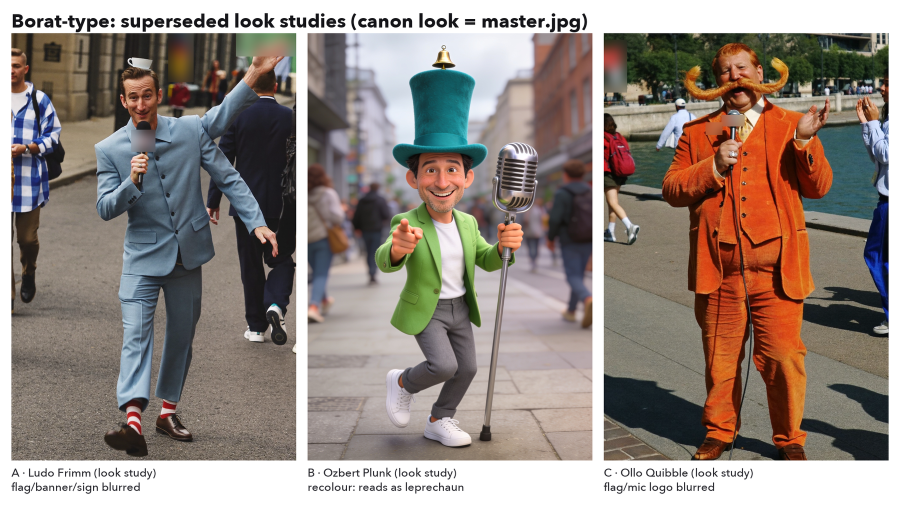
#> input picture assets/characters/borat-type/options.png, 1800 x 1014 px, given in place of avatar.png, which was not available (shown at 1/2 size)
$ python build_specs.py
#> lines starting #> are read from the running program, lines starting #| are printed output that depends on the picture; after the words box and inside, x2 and y2 are one past the last pixel; in counts of white or black regions, pixels touching at a corner belong together; pictures that were not available may be replaced by others from this repository, and a replacement may not be noted
"""Build assets/characters/<slug>/spec.png: one-page character spec sheets (white, phone-legible, 1080 wide).

Run from the repo root: ``uv run python assets/characters/build_specs.py``. It reads the reduced copies next to it
(<slug>/turnaround.jpg, expressions.jpg, master.jpg, closeup.jpg, avatar.png); replace those files and re-run to refresh a spec.
The text mirrors characters/<slug>/bible.md (the bible wins if they differ). macOS system fonts (Didot, Avenir Next).
"""

from __future__ import annotations

from pathlib import Path

from PIL import Image, ImageDraw, ImageFont

HERE = Path(__file__).resolve().parent
W, M = 1080, 48
CW = W - 2 * M
DIDOT = "/System/Library/Fonts/Supplemental/Didot.ttc"
AVENIR = "/System/Library/Fonts/Avenir Next.ttc"
INK, GREY, RULE = (24, 24, 28), (92, 92, 100), (226, 226, 230)


def avenir(size: int, face: str = "regular") -> ImageFont.FreeTypeFont:
    index = {"bold": 0, "demi": 2, "medium": 5, "regular": 7, "heavy": 8}[face]
    return ImageFont.truetype(AVENIR, size, index=index)


def hex_rgb(h: str) -> tuple[int, int, int]:
    h = h.lstrip("#")
    return tuple(int(h[i : i + 2], 16) for i in (0, 2, 4))  # type: ignore[return-value]


class Page:
    def __init__(self, accent: str) -> None:
#> called with accent = '#16213B'
        self.img = Image.new("RGB", (W, 9000), "white")
#> self.img: PIL image 1080x9000 RGB; every value is 255
        self.d = ImageDraw.Draw(self.img)
        self.y = 0
        self.accent = hex_rgb(accent)

    # -- text ---------------------------------------------------------------------------------------------------
    def runs(self, runs: list[tuple[str, str]], size: int = 30, x0: int = M, width: int = CW, indent: int = 0,
             color=INK, gap: int = 10) -> None:
        """Wrap (text, face) runs inside ``width``; ``indent`` is the hanging indent of the following lines."""
        words: list[tuple[str, ImageFont.FreeTypeFont]] = []
        for text, face in runs:
            fnt = avenir(size, face)
            for i, w in enumerate(text.split(" ")):
                if w:
                    words.append((w, fnt))
        line_h = int(size * 1.32)
        x, first = x0, True
        space = avenir(size).getlength(" ")
        for w, fnt in words:
            wl = fnt.getlength(w)
            limit = x0 + width
            if x + wl > limit and x > x0 + (0 if first else indent):
                self.y += line_h
                x, first = x0 + indent, False
            self.d.text((x, self.y), w, font=fnt, fill=color)
            x += wl + space
        self.y += line_h + gap

    def bullets(self, items: list, size: int = 30) -> None:
        for it in items:
            runs = it if isinstance(it, list) else [(it, "regular")]
            self.d.ellipse((M + 4, self.y + size * 0.5, M + 14, self.y + size * 0.5 + 10), fill=self.accent)
            self.runs(runs, size=size, x0=M + 30, width=CW - 30, gap=6)
        self.y += 6

    def heading(self, text: str, note: str = "") -> None:
        self.y += 18
        self.d.line((M, self.y, W - M, self.y), fill=RULE, width=2)
        self.y += 16
        fnt = avenir(25, "demi")
        x = M
        for ch in text.upper():
            self.d.text((x, self.y), ch, font=fnt, fill=self.accent)
            x += fnt.getlength(ch) + 2.5
        if note:
            self.d.text((x + 12, self.y + 2), note, font=avenir(22, "medium"), fill=GREY)
        self.y += 44

    # -- images -------------------------------------------------------------------------------------------------
    def image(self, path: Path, caption: str, width: int = CW, x: int = M) -> None:
        im = Image.open(path).convert("RGB")
        h = int(im.height * width / im.width)
        self.img.paste(im.resize((width, h), Image.LANCZOS), (x, self.y))
        self.y += h + 10
        self.runs([(caption, "medium")], size=23, color=GREY, gap=14)

    def finish(self, path: Path) -> None:
        self.img.crop((0, 0, W, self.y + M)).save(path, optimize=True)


def build(slug: str, c: dict) -> Path:
    base = HERE / slug
    p = Page(c["accent"])
    p.d.rectangle((0, 0, W, 16), fill=p.accent)
    p.y = 56
    # header: name, avatar, one-liner
    av = Image.open(base / "avatar.png").convert("RGB").resize((168, 168), Image.LANCZOS)
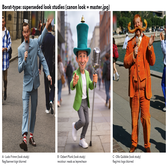
#> av: PIL image 168x168 RGB; mean R, G, B 145.7, 134, 126.9
    mask = Image.new("L", (168, 168), 0)
#> mask: PIL image 168x168 L; every value is 0
    ImageDraw.Draw(mask).ellipse((0, 0, 167, 167), fill=255)
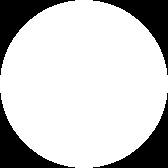
#> mask: PIL image 168x168 L; 78.5% white; 4 black regions, box (x1, y1, x2, y2) and area: (0, 0, 75, 75) 1517, (93, 0, 168, 75) 1517, (0, 93, 75, 168) 1517, (93, 93, 168, 168) 1517
    p.img.paste(av, (W - M - 168, 48), mask)
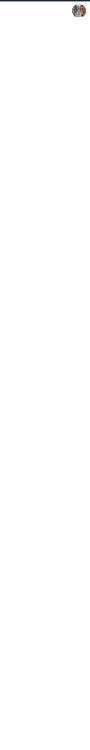
#> p.img: PIL image 1080x9000 RGB (shown at 1/12 size); mean R, G, B 254.3, 254.3, 254.3
    p.d.ellipse((W - M - 170, 46, W - M + 2, 218), outline=p.accent, width=4)
    p.d.text((M, p.y), c["name"], font=ImageFont.truetype(DIDOT, 92, index=2), fill=INK)
    p.y += 112
    p.runs([(c["tagline"], "medium")], size=31, width=CW - 200, color=(60, 60, 68), gap=8)
#> after the loop in runs, `for w, fnt in words:`: first = False; self.y = 248; x = 267.7
#> in runs, `self.y += line_h + gap`: self.y = 296
    p.runs([("DESIGNING  ·  AI CHARACTER  ·  ORIGINAL IP  ·  " + c["status"], "demi")], size=20, color=p.accent, gap=8)
#> the loop in runs (call 2), `for w, fnt in words:` made 10 passes
#> (w, wl, x) on passes 1 to 8: ('DESIGNING', 113.5, 167.9), ('·', 6.36, 180.6), ('AI', 19.59, 206.5), ('CHARACTER', 121.8, 334.7), ('·', 6.36, 347.5), ('ORIGINAL', 96.75, 450.6), ('IP', 17.97, 474.9), ('·', 6.36, 487.6)
    p.y = max(p.y, 236) + 10
#> p.y = 340

    p.heading("Turnaround", c["turn_note"])
#> in heading, `self.y += 18`: self.y = 358
#> in heading, `self.y += 16`: self.y = 374
#> after the loop in heading, `for ch in text.upper():`: x = 253
#> in heading, `self.y += 44`: self.y = 418
    p.image(base / "turnaround.jpg", c["turn_caption"])
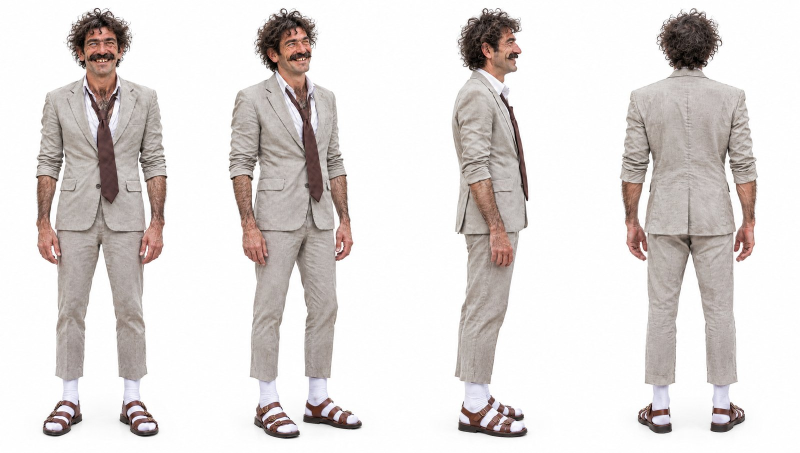
#> input picture assets/characters/borat-type/turnaround.jpg, 1600 x 905 px, found by its file name (shown at 1/2 size)
#> in image, im is the input picture: PIL image 1600x905 RGB; mean R, G, B 223.8, 219, 217.5
#> in image, `self.y += h + 10`: self.y = 984
    p.heading("Expressions", "readable at thumbnail size")
    p.image(base / "expressions.jpg", c["expr_caption"])
#> call 2 of image, with width = 984, x = 48
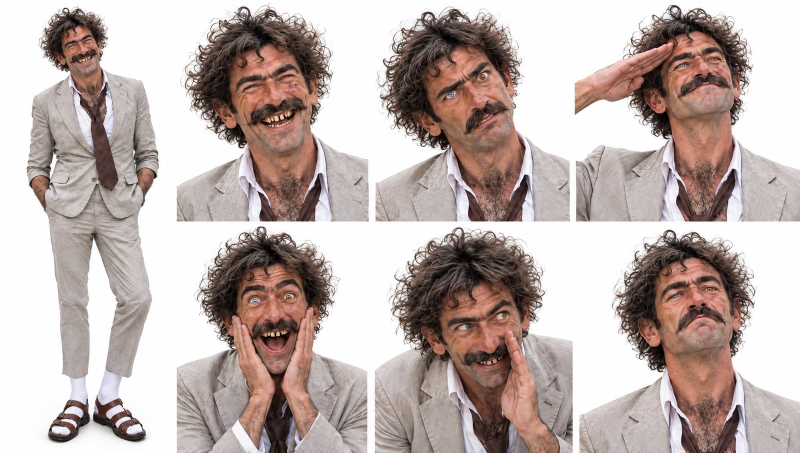
#> input picture assets/characters/borat-type/expressions.jpg, 1600 x 905 px, found by its file name (shown at 1/2 size)
#> in image, im is the input picture: PIL image 1600x905 RGB; mean R, G, B 190.5, 176.6, 172.7
#> in image (call 2), `self.img.paste(im.resize((width, h), Image.LANCZOS), (x, self.y))`:
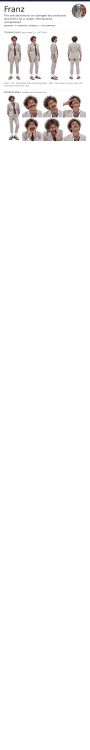
#> self.img: PIL image 1080x9000 RGB (shown at 1/12 size); mean R, G, B 248.3, 247.2, 247
#> in image (call 2), `self.y += h + 10`: self.y = 1702

    # master + close-up (the identity references of the swaps), then palette + thumbnail read
    p.heading("Master and close-up", "identity references · ODD EYES")
    top, gap = p.y, 36
#> top = 1854; gap = 36
    iw = (CW - gap) // 2
#> iw = 474
    bottom = top
#> bottom = 1854
    for i, (name, caption) in enumerate((("master.jpg", c["master_caption"]), ("closeup.jpg", c["closeup_caption"]))):
        im = Image.open(base / name).convert("RGB")
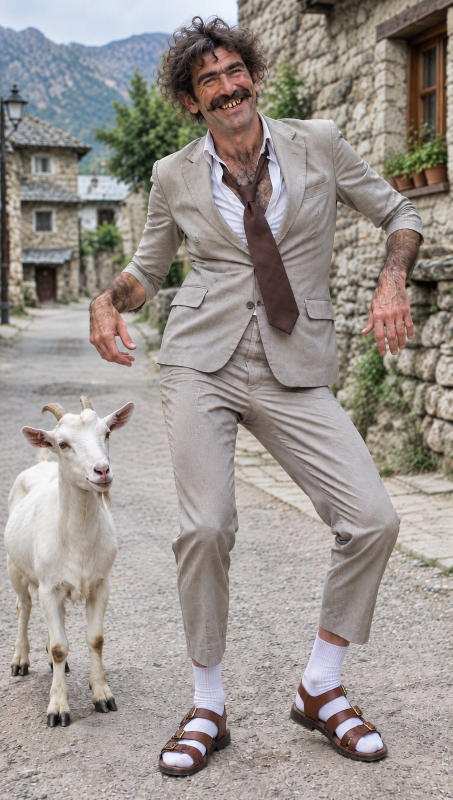
#> input picture assets/characters/borat-type/master.jpg, 905 x 1600 px, found by its file name (shown at 1/2 size)
#> im is the input picture: PIL image 905x1600 RGB; mean R, G, B 155.1, 148.2, 143.5
        ih = int(im.height * iw / im.width)
#> ih = 838
#> (the rest of the program and of its run is left out)
